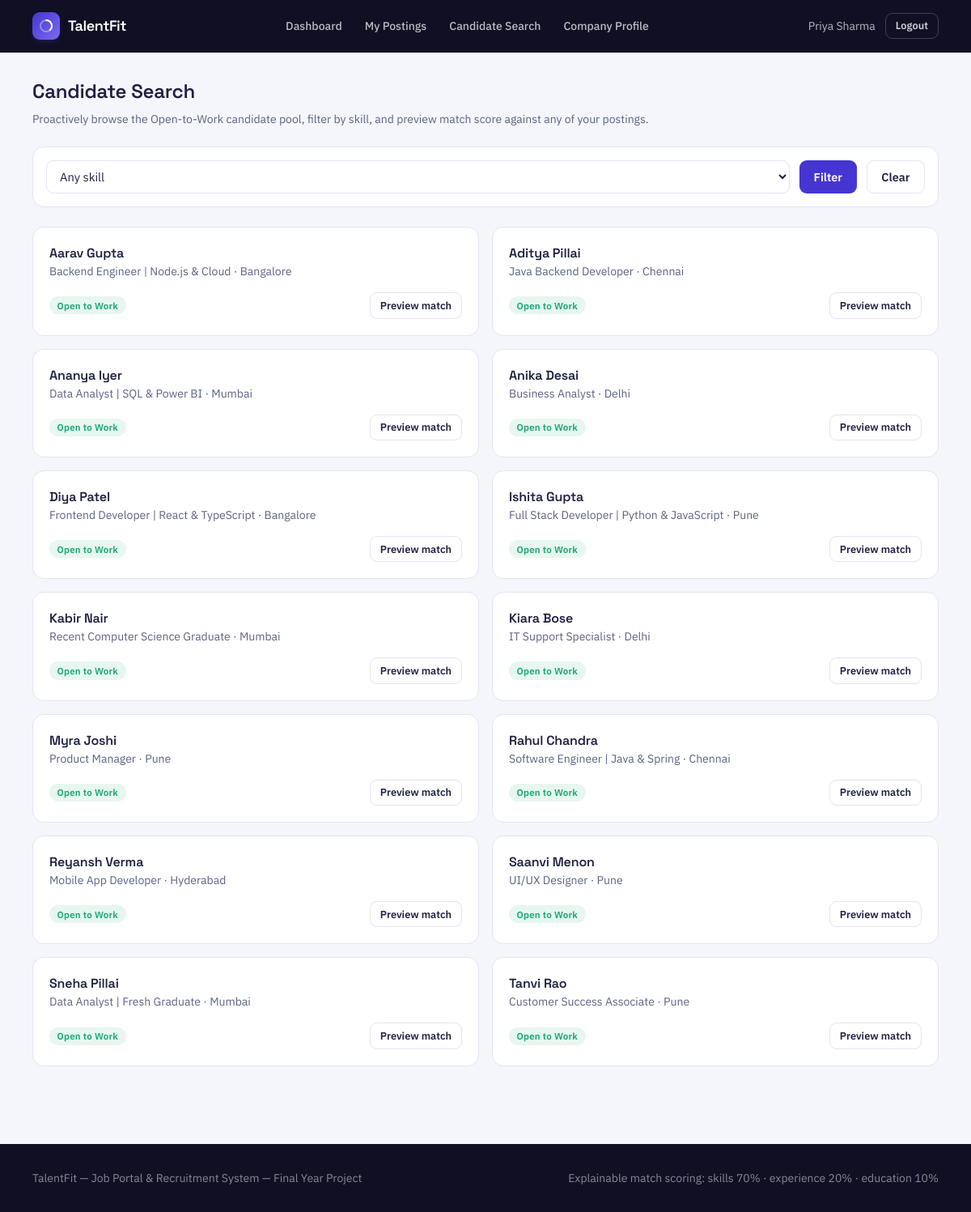
Page /recruiter/candidates (signed in) on the committed database.
### tables this page shows
CREATE TABLE users (
    id INT AUTO_INCREMENT PRIMARY KEY,
    name VARCHAR(150) NOT NULL,
    email VARCHAR(190) NOT NULL UNIQUE,
    password_hash VARCHAR(255) NULL,
    role ENUM('admin', 'recruiter', 'candidate') NOT NULL,
    status ENUM('pending', 'approved', 'rejected', 'suspended') NOT NULL DEFAULT 'approved',
    source ENUM('seed', 'self_registered', 'bulk_import', 'admin_manual') NOT NULL DEFAULT 'self_registered',
    reset_token VARCHAR(64) NULL,
    reset_token_expires_at DATETIME NULL,
    created_at TIMESTAMP NOT NULL DEFAULT CURRENT_TIMESTAMP,
    updated_at TIMESTAMP NOT NULL DEFAULT CURRENT_TIMESTAMP ON UPDATE CURRENT_TIMESTAMP
);

CREATE TABLE candidate_profiles (
    user_id INT PRIMARY KEY,
    headline VARCHAR(200) NULL,
    photo_path VARCHAR(255) NULL,
    resume_path VARCHAR(255) NULL,
    location VARCHAR(150) NULL,
    phone VARCHAR(30) NULL,
    open_to_work TINYINT(1) NOT NULL DEFAULT 1,
    CONSTRAINT fk_cp_user FOREIGN KEY (user_id) REFERENCES users(id) ON DELETE CASCADE
);

### app/views/recruiter/candidates/index.php (the view, shortened to what the rows shown need)
<h1 class="font-display font-semibold text-2xl text-ink mb-2">Candidate Search</h1>
<p class="text-sm text-slateink mb-6">Proactively browse the Open-to-Work candidate pool, filter by skill, and preview match score against any of your postings.</p>
<form method="get" action="<?= Router::url('/recruiter/candidates') ?>" class="card-surface p-4 mb-6 flex flex-wrap gap-3">
    <select name="skill_id" class="field-input flex-1 min-w-[200px]">
        <option value="">Any skill</option>
    </select>
    <button type="submit" class="btn-primary">Filter</button>
    <a href="<?= Router::url('/recruiter/candidates') ?>" class="btn-secondary">Clear</a>
</form>
<div class="grid md:grid-cols-2 gap-4">
    <?php foreach ($candidates as $c): ?>
        <div class="card-surface p-5">
            <p class="font-display font-semibold text-ink"><?= e($c['name']) ?></p>
            <p class="text-sm text-slateink"><?= e($c['headline'] ?? '') ?> <?= $c['location'] ? '&middot; ' . e($c['location']) : '' ?></p>
            <div class="flex items-center justify-between mt-4">
                <span class="chip chip-met">Open to Work</span>
                <a href="<?= Router::url('/recruiter/candidates/' . $c['id']) ?>" class="btn-secondary btn-sm">Preview match</a>
            </div>
        </div>
    <?php endforeach; ?>
</div>

### core/Router.php (shortened to what the rows shown need)
<?php
class Router
{
    private array $routes = ['GET' => [], 'POST' => []];
    private static string $basePath = '';
    public static function setBasePath(string $path): void
    {
        self::$basePath = rtrim($path, '/');
    }
    public static function url(string $path = ''): string
    {
        return self::$basePath . $path;
    }
    public function get(string $pattern, array $handler): void
    {
        $this->routes['GET'][$pattern] = $handler;
    }
    public function post(string $pattern, array $handler): void
    {
        $this->routes['POST'][$pattern] = $handler;
    }
    public function dispatch(string $method, string $uri): void
    {
        $path = parse_url($uri, PHP_URL_PATH) ?? '/';
        $path = rtrim($path, '/');
        foreach ($this->routes[$method] ?? [] as $pattern => $handler) {
            $params = $this->match($pattern, $path);
            if ($params !== null) {
                [$controllerClass, $action] = $handler;
                $controller = new $controllerClass();
                call_user_func_array([$controller, $action], $params);
                return;
            }
        }
    }
    private function match(string $pattern, string $path): ?array
    {
        $regex = preg_replace('#\{[a-zA-Z_]+\}#', '([^/]+)', $pattern);
        $regex = rtrim($regex, '/');
        if ($regex === '') {
            $regex = '/';
        }
        if (!preg_match('#^' . $regex . '$#', $path, $matches)) {
            return null;
        }
        array_shift($matches);
        return $matches;
    }
}

### app/views/partials/header.php (shortened to what the rows shown need)
<?php
$currentUser = Auth::user();
$role = $currentUser['role'] ?? null;
?>
<!doctype html>
<html lang="en">
<head>
    <script src="https://cdn.tailwindcss.com"></script>
    <link href="<?= Router::url('/assets/css/style.css') ?>" rel="stylesheet">
</head>
<body class="font-body">
<nav class="tf-nav">
    <div class="max-w-6xl mx-auto px-4 flex items-center justify-between h-16">
        <a href="<?= Router::url($currentUser ? Auth::dashboardPath() : '/') ?>" class="flex items-center gap-2.5">
            <span class="brand-mark">
                <svg width="18" height="18" viewBox="0 0 36 36" fill="none">
                    <circle cx="18" cy="18" r="14" stroke="rgba(255,255,255,0.35)" stroke-width="4"/>
                    <path d="M18 4a14 14 0 0 1 9.9 23.9" stroke="#fff" stroke-width="4" stroke-linecap="round"/>
                </svg>
            </span>
            <span class="font-display font-semibold text-white text-lg tracking-tight">TalentFit</span>
        </a>
        <div class="hidden md:flex items-center gap-1 text-sm font-medium">
            <?php if ($role === 'admin'): ?>
                <a class="nav-link px-3 py-2" href="<?= Router::url('/admin/dashboard') ?>">Dashboard</a>
                <a class="nav-link px-3 py-2" href="<?= Router::url('/admin/recruiters') ?>">Recruiters</a>
                <a class="nav-link px-3 py-2" href="<?= Router::url('/admin/candidates') ?>">Candidates</a>
                <a class="nav-link px-3 py-2" href="<?= Router::url('/admin/jobs') ?>">Jobs</a>
                <a class="nav-link px-3 py-2" href="<?= Router::url('/admin/skills') ?>">Skills</a>
                <a class="nav-link px-3 py-2" href="<?= Router::url('/admin/applications') ?>">Applications</a>
            <?php elseif ($role === 'recruiter'): ?>
                <a class="nav-link px-3 py-2" href="<?= Router::url('/recruiter/dashboard') ?>">Dashboard</a>
                <a class="nav-link px-3 py-2" href="<?= Router::url('/recruiter/jobs') ?>">My Postings</a>
                <a class="nav-link px-3 py-2" href="<?= Router::url('/recruiter/candidates') ?>">Candidate Search</a>
                <a class="nav-link px-3 py-2" href="<?= Router::url('/recruiter/company') ?>">Company Profile</a>
            <?php else: ?>
                <a class="nav-link px-3 py-2" href="<?= Router::url('/jobs') ?>">Browse Jobs</a>
            <?php endif; ?>
        </div>
        <div class="flex items-center gap-3">
            <?php if ($currentUser): ?>
                <a href="<?= Router::url('/account') ?>" class="hidden sm:inline text-sm text-white/70 hover:text-white"><?= e($currentUser['name']) ?></a>
                <form method="post" action="<?= Router::url('/logout') ?>">
                    <button type="submit" class="btn-secondary btn-sm !bg-transparent !text-white/80 !border-white/20 hover:!text-white">Logout</button>
                </form>
            <?php else: ?>
                <a href="<?= Router::url('/login') ?>" class="text-sm font-medium text-white/80 hover:text-white">Login</a>
                <a href="<?= Router::url('/register') ?>" class="btn-primary btn-sm">Get started</a>
            <?php endif; ?>
        </div>
    </div>
</nav>
<main class="max-w-6xl mx-auto px-4 py-8">

### rows in the picture
users: name "Priya Sharma"
candidate_profiles: user_id.name "Aarav Gupta", headline "Backend Engineer | Node.js & Cloud", location "Bangalore"
candidate_profiles: user_id.name "Aditya Pillai", headline "Java Backend Developer", location "Chennai"
candidate_profiles: user_id.name "Ananya Iyer", headline "Data Analyst | SQL & Power BI", location "Mumbai"
candidate_profiles: user_id.name "Anika Desai", headline "Business Analyst", location "Delhi"
candidate_profiles: user_id.name "Diya Patel", headline "Frontend Developer | React & TypeScript", location "Bangalore"
candidate_profiles: user_id.name "Ishita Gupta", headline "Full Stack Developer | Python & JavaScript", location "Pune"
candidate_profiles: user_id.name "Kabir Nair", headline "Recent Computer Science Graduate", location "Mumbai"
candidate_profiles: user_id.name "Kiara Bose", headline "IT Support Specialist", location "Delhi"
candidate_profiles: user_id.name "Myra Joshi", headline "Product Manager", location "Pune"
candidate_profiles: user_id.name "Rahul Chandra", headline "Software Engineer | Java & Spring", location "Chennai"
candidate_profiles: user_id.name "Reyansh Verma", headline "Mobile App Developer", location "Hyderabad"
candidate_profiles: user_id.name "Saanvi Menon", headline "UI/UX Designer", location "Pune"
candidate_profiles: user_id.name "Sneha Pillai", headline "Data Analyst | Fresh Graduate", location "Mumbai"
candidate_profiles: user_id.name "Tanvi Rao", headline "Customer Success Associate", location "Pune"
